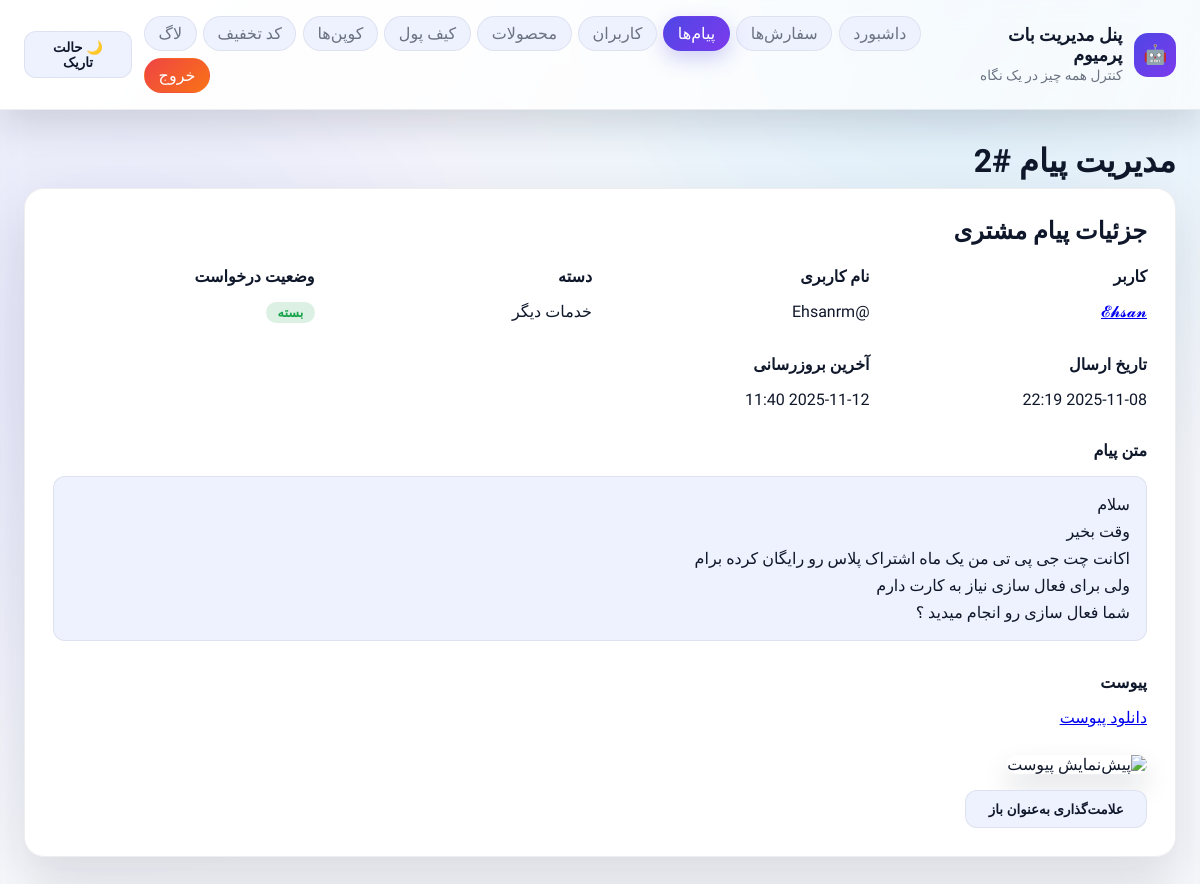
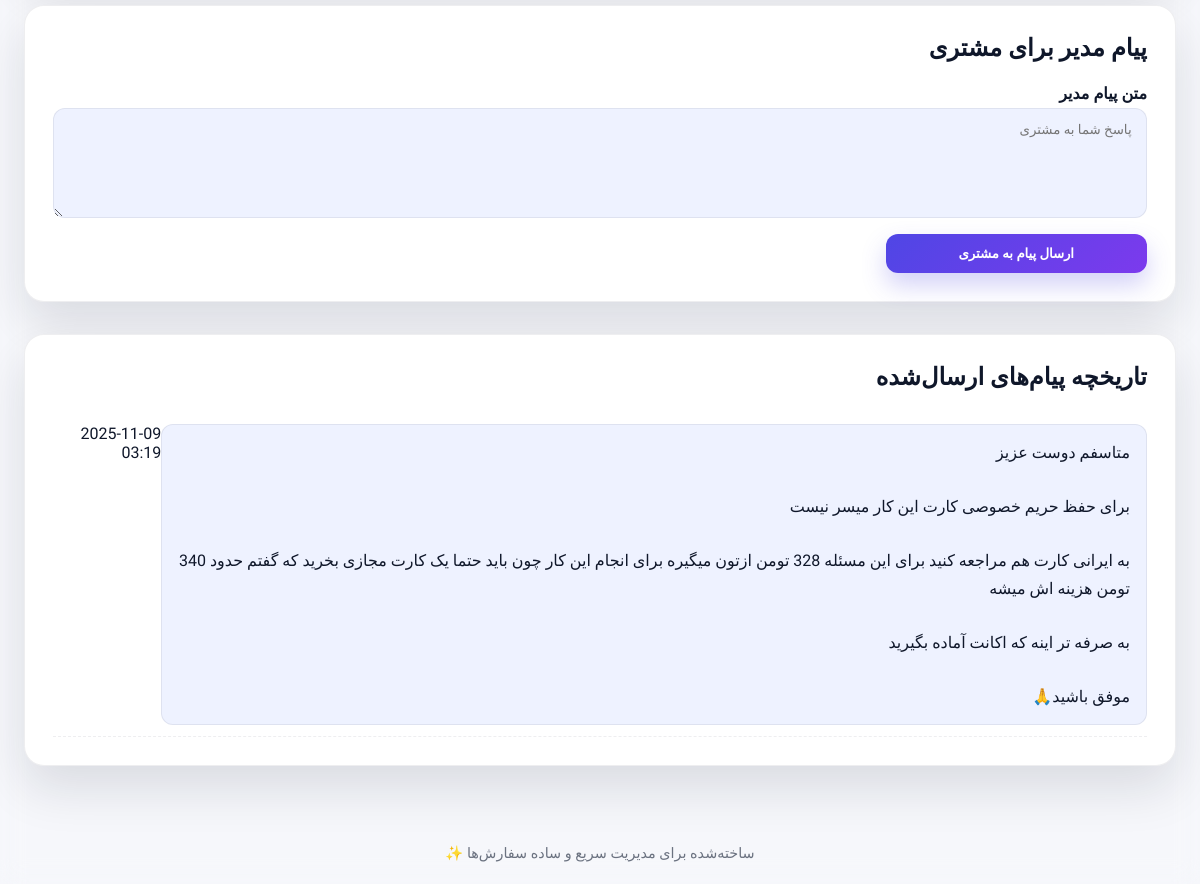
Screenshot of /messages/2 (signed in) with the database file from the repository (2 pictures, top to bottom).
### tables this page shows
CREATE TABLE service_messages(
                id INTEGER PRIMARY KEY AUTOINCREMENT,
                user_id INTEGER,
                username TEXT,
                first_name TEXT,
                category TEXT,
                message_text TEXT,
                attachment_file_id TEXT,
                created_at TEXT,
                updated_at TEXT,
                is_resolved INTEGER DEFAULT 0
            );

CREATE TABLE users(
            user_id INTEGER PRIMARY KEY,
            username TEXT, first_name TEXT,
            wallet_balance INTEGER DEFAULT 0,
            ref_by INTEGER, ref_count INTEGER DEFAULT 0,
            earnings_total INTEGER DEFAULT 0,
            created_at TEXT, updated_at TEXT
        , contact_phone TEXT, contact_verified INTEGER DEFAULT 0, contact_shared_at TEXT, is_blocked INTEGER DEFAULT 0);

CREATE TABLE service_message_replies(
                id INTEGER PRIMARY KEY AUTOINCREMENT,
                service_message_id INTEGER NOT NULL,
                user_id INTEGER,
                message_text TEXT,
                created_at TEXT
            );

### app/webadmin/server.py (the view)
    @app.get("/messages/{message_id}")
    async def message_detail(
        request: Request,
        message_id: int,
        user: str = Depends(_login_required),
    ):
        message = get_service_message(message_id)
        if not message:
            raise HTTPException(status.HTTP_404_NOT_FOUND, detail="پیام یافت نشد")
        replies = list_service_message_replies(message_id)
        customer = get_user(message.get("user_id")) if message.get("user_id") else None
        category_label = SERVICE_MESSAGE_LABELS.get(message.get("category"), message.get("category"))
        return _render(
            request,
            "message_detail.html",
            {
                "title": f"پیام #{message_id}",
                "message": message,
                "replies": replies,
                "customer": customer,
                "category_label": category_label,
                "format_datetime": _format_datetime,
                "nav": "messages",
            },
        )

### app/webadmin/templates/message_detail.html (shortened to what this page needs)
{% extends 'base.html' %}
{% block content %}
<h1>مدیریت پیام #{{ message.id }}</h1>
<section class="panel">
    <header><h2>جزئیات پیام مشتری</h2></header>
    <div class="detail-grid">
        <div>
            <strong>کاربر</strong>
            <p>
                {% if customer %}
                    <a href="{{ url_for('user_detail', user_id=customer.user_id) }}">{{ customer.first_name or customer.username or customer.user_id }}</a>
                {% else %}
                    <span>—</span>
                {% endif %}
            </p>
        </div>
        <div>
            <strong>نام کاربری</strong>
            <p>@{{ message.username or '—' }}</p>
        </div>
        <div>
            <strong>دسته</strong>
            <p>{{ category_label }}</p>
        </div>
        <div>
            <strong>وضعیت درخواست</strong>
            <p>
                {% if message.is_resolved %}
                    <span class="badge completed">بسته</span>
                {% else %}
                    <span class="badge in_progress">باز</span>
                {% endif %}
            </p>
        </div>
        <div>
            <strong>تاریخ ارسال</strong>
            <p>{{ format_datetime(message.created_at) }}</p>
        </div>
        <div>
            <strong>آخرین بروزرسانی</strong>
            <p>{{ format_datetime(message.updated_at) }}</p>
        </div>
        <div class="span">
            <strong>متن پیام</strong>
            <p class="text-block">{{ (message.message_text or '—')|replace('\n','<br>')|safe }}</p>
        </div>
        <div class="span">
            <strong>پیوست</strong>
            {% if message.attachment_file_id %}
                <p><a class="link" href="{{ url_for('message_attachment', message_id=message.id) }}" target="_blank">دانلود پیوست</a></p>
                <img src="{{ url_for('message_attachment', message_id=message.id) }}" alt="پیش‌نمایش پیوست" class="receipt-preview">
            {% else %}
                <p>—</p>
            {% endif %}
        </div>
    </div>
    <div class="inline-actions">
        <form method="post" action="{{ url_for('message_status', message_id=message.id) }}">
            {% if message.is_resolved %}
            <button type="submit" class="btn-secondary">علامت‌گذاری به‌عنوان باز</button>
            {% else %}
            <button type="submit" class="btn-secondary">علامت‌گذاری به‌عنوان بسته</button>
            {% endif %}
        </form>
    </div>
</section>
<section class="panel">
    <header><h2>پیام مدیر برای مشتری</h2></header>
    <form method="post" action="{{ url_for('message_reply', message_id=message.id) }}" class="form-grid">
        <label class="span">متن پیام مدیر
            <textarea name="reply_text" rows="4" placeholder="پاسخ شما به مشتری" required></textarea>
        </label>
        <button type="submit" class="btn-primary">ارسال پیام به مشتری</button>
    </form>
</section>
<section class="panel">
    <header><h2>تاریخچه پیام‌های ارسال‌شده</h2></header>
    <ul class="list">
        {% for item in replies %}
        <li>
            <span class="text-block">{{ (item.message_text or '—')|replace('\n','<br>')|safe }}</span>
            <span>{{ format_datetime(item.created_at) }}</span>
        </li>
        {% else %}
        <li class="empty">پیامی ارسال نشده است.</li>
        {% endfor %}
    </ul>
</section>
{% endblock %}

### app/webadmin/static/styles.css (style rules this page uses)
:root { color-scheme: light dark; --bg: radial-gradient(circle at 10% 20%, rgba(99,102,241,0.12), transparent 30%), radial-gradient(circle at 80% 0%, rgba(14,165,233,0.12), transparent 26%), #f6f7fb; --surface: #ffffff; --surface-alt: #eef2ff; --surface-ghost: rgba(255, 255, 255, 0.65); --text: #0f172a; --muted: #6b7280; --accent: #4f46e5; --accent-strong: #7c3aed; --border: rgba(15, 23, 42, 0.07); --success: #16a34a; --warning: #f59e0b; --danger: #dc2626; font-family: "Vazirmatn", "IRANSans", "Tahoma", sans-serif; background-attachment: fixed; }
* { box-sizing: border-box; }
body { margin: 0; background: var(--bg); color: var(--text); min-height: 100vh; }
h1, h2, h3 { margin: 0 0 0.5rem 0; font-weight: 700; }
label { display: flex; flex-direction: column; gap: 0.35rem; font-weight: 600; color: var(--text); }
.btn-primary { background: linear-gradient(135deg, var(--accent), var(--accent-strong)); color: white; border: none; padding: 0.75rem 1.6rem; border-radius: 12px; cursor: pointer; font-weight: 700; letter-spacing: -0.01em; box-shadow: 0 12px 24px rgba(79, 70, 229, 0.25); transition: transform 0.15s ease, box-shadow 0.15s ease; }
.btn-secondary { background: var(--surface-alt); color: var(--text); border: 1px solid var(--border); padding: 0.65rem 1.4rem; border-radius: 12px; cursor: pointer; font-weight: 600; }
.panel { background: var(--surface); border-radius: 20px; box-shadow: 0 22px 50px rgba(15, 23, 42, 0.12); padding: 1.75rem; margin-bottom: 2rem; border: 1px solid var(--border); }
.panel header { display: flex; align-items: flex-start; justify-content: space-between; margin-bottom: 1rem; gap: 1rem; }
.panel header h2 { margin-bottom: 0.35rem; }
.text-block { background: var(--surface-alt); padding: 0.85rem 1rem; border-radius: 12px; white-space: pre-wrap; line-height: 1.7; border: 1px solid var(--border); }
.receipt-preview { margin-top: 0.75rem; max-width: 320px; width: 100%; border-radius: 14px; box-shadow: 0 14px 28px rgba(15, 23, 42, 0.14); }
.badge { display: inline-block; padding: 0.2rem 0.7rem; border-radius: 999px; font-size: 0.8rem; background: #e5e7eb; color: #1f2933; font-weight: 700; }
.badge.delivered, .badge.completed { background: rgba(22, 163, 74, 0.15); color: var(--success); }
.inline-actions { margin-top: 1rem; display: flex; gap: 0.75rem; flex-wrap: wrap; }
.inline-actions form { margin: 0; }
.list { list-style: none; margin: 0; padding: 0; }
.list li { display: flex; justify-content: space-between; padding: 0.7rem 0; border-bottom: 1px dashed var(--border); }
.detail-grid { display: grid; gap: 1rem; grid-template-columns: repeat(auto-fit, minmax(220px, 1fr)); }
.detail-grid .span { grid-column: 1 / -1; }
.form-grid { display: grid; gap: 1rem; grid-template-columns: repeat(auto-fit, minmax(220px, 1fr)); }
.form-grid .full, .form-grid .span { grid-column: 1 / -1; }
.form-grid textarea, .form-grid input, .form-grid select { width: 100%; padding: 0.78rem 0.9rem; border-radius: 12px; border: 1px solid var(--border); font-family: inherit; background: var(--surface-alt); }
.form-grid textarea { min-height: 110px; }

### rows the page displays
service_messages: id "2", username "Ehsanrm", created_at "2025-11-08 22:19", updated_at "2025-11-12 11:40", message_text "سلام وقت بخیر اکانت چت جی پی تی من یک ماه اشتراک پلاس رو رایگان کرده برام ولی برای فعال سازی نیاز به کارت دارم شما فعال سازی رو انجام میدید ؟"
users: first_name "𝓔𝓱𝓼𝓪𝓷"
service_message_replies: message_text "متاسفم دوست عزیز برای حفظ حریم خصوصی کارت این کار میسر نیست به ایرانی کارت هم مراجعه کنید برای این مسئله 328 تومن ازتون میگیره برای انجام این کار چون باید حتما یک کارت مجازی بخرید که گفتم حدود 340 تومن هزینه اش میشه به صرفه تر اینه که اکانت آماده بگیرید موفق باشید🙏", created_at "2025-11-09 03:19"

### other values shown
{{ '☀️ حالت روشن' if theme == 'dark' else '🌙 حالت تاریک' }} "🌙 حالت تاریک"
{{ category_label }} "خدمات دیگر"
